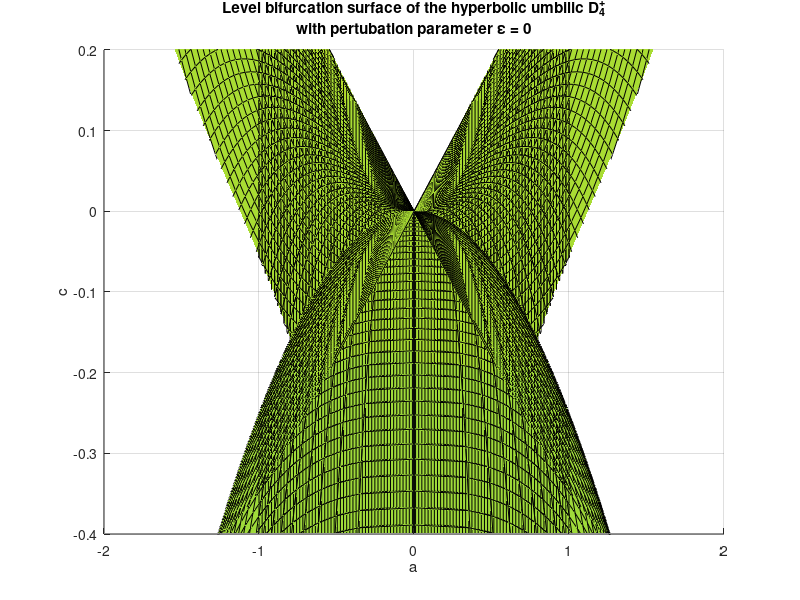

This chart was generated by the following MATLAB code: (Note: this script raises an error after producing the figure.)
% Alternative unfolding hyperbolic umbilic

% @author  Christian Offen
% @version 1.0

e = 0;      % perturbation parameter 0.6


aview = [-2.0000    2.0000   -0.4000    0.2000   -0.4000    0.2000];

figure(); hold on; xlabel('a'); ylabel('b'); zlabel('c'); grid on; view([0 0]);
title({'Level bifurcation surface of the hyperbolic umbilic D^+_4'; ...
    ['with pertubation parameter \epsilon = ' mat2str(e) ]})
axis(aview)



xx = linspace(-1,1,2e2+1);
yy = linspace(-1,1,2e2+1);
[x,y] = meshgrid(xx,yy);

signs = [-1,1,-1,1,-1,1];

for j = 1:2
    a = -1/2*(e + signs(j)*sqrt(e^2+144*x.*y));
    b = -3*x.^2-(a+e).*y;
    c = -3*y.^2-a.*x;
    a(abs(imag(a))>0) = NaN;
   
    h(j)=surf(real(a),real(b),real(c));
    
end


aa = linspace(-1,1,1e2);
[a,y] = meshgrid(aa,yy);


    x = a.*(e+a)./(36*y);
    b = -3*x.^2-(a+e).*y;
    c = -3*y.^2-a.*x;
      a(abs(imag(a))>0) = NaN;
    %b(abs(imag(b))>0) = NaN;
    %c(abs(imag(c))>0) = NaN;
    h(3)=surf(real(a),real(b),real(c));
    

[a,x] = meshgrid(aa,xx);


    y = a.*(e+a)./(36*x);
    b = -3*x.^2-(a+e).*y;
    c = -3*y.^2-a.*x;
    
%   a(abs(imag(a))>0) = NaN;
    %b(abs(imag(b))>0) = NaN;
    %c(abs(imag(c))>0) = NaN;
    h(4)=surf(real(a),real(b),real(c));
    

%%
for j=1:4
   h(j).LineStyle='none' ;
   h(j).EdgeColor=0.4*[1 1 1];
   h(j).FaceAlpha=0.7;
end
view([-58.7333 22.2])
%axis vis3d
camlight right
camlight headlight
material metal




